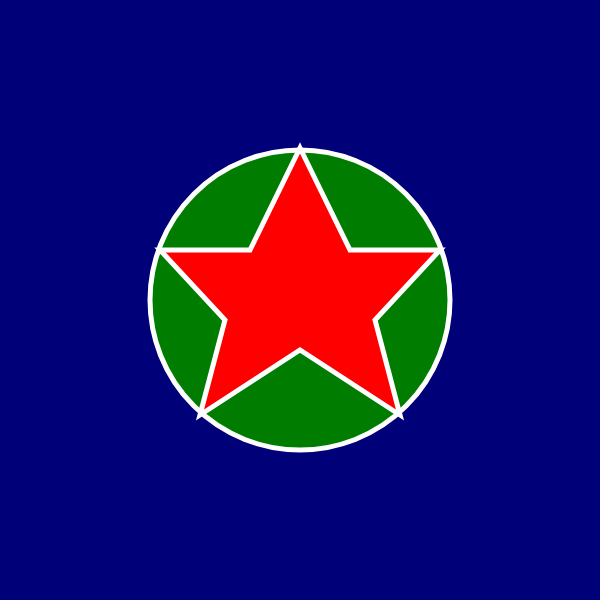
Frame 1 (no input)
Frame 60 (no input): identical to frame 1, image omitted
Frame 120 (the mouse pressed at the canvas centre since frame 60): identical to frame 1, image omitted

The p5.js sketch that drew this single still picture (run headless with seeded random() and noise() and a simulated clock; from frame 60 on, the mouse is pressed at the canvas centre):

// p5.js sketch
// ── sketch.js
function setup() {
    createCanvas(600, 600);
  }
  
  function draw() {
    background(0, 0, 120);
    stroke(color(255, 255, 255));
    strokeWeight(5);
    fill(0, 125, 0);
    circle(300, 300, 300);

    fill(255, 0, 0);
    beginShape();
    vertex(300, 148);
    vertex(350, 250);
    vertex(440, 250);
    vertex(375, 320);
    vertex(400, 415);
    vertex(300, 350); //half
    vertex(200, 415);
    vertex(225, 320);
    vertex(160, 250);
    vertex(250, 250);
    endShape(CLOSE);
  }
